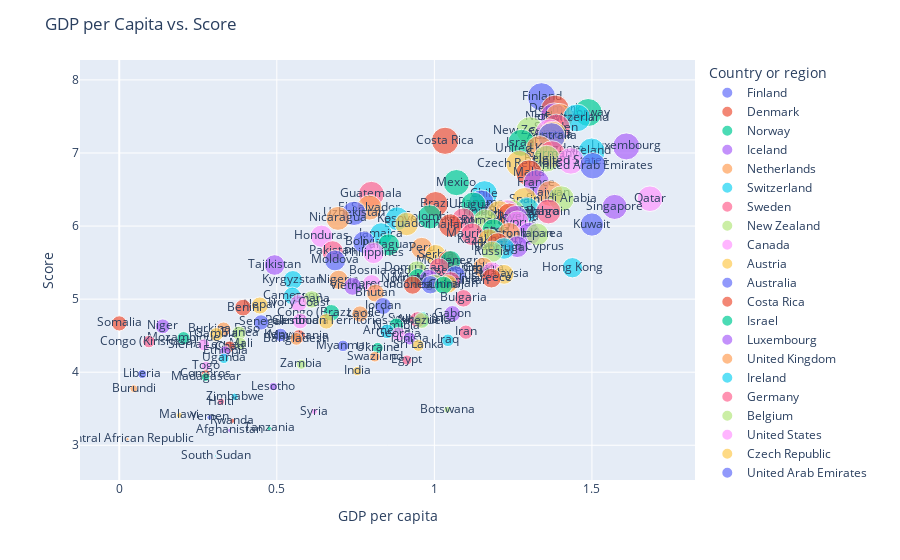

The cell this chart's notebook holds for it:
### Code cell
# Find the appropriate sizeref to normalize the size
max_size = df['Overall rank'].max()
fig = px.scatter(df, x='GDP per capita', y='Score', text="Country or region", 
                 size=max_size - df['Overall rank'] + 1,  # Reverse size mapping
                 color='Country or region')

fig.update_layout(title='GDP per Capita vs. Score')
fig.show()
